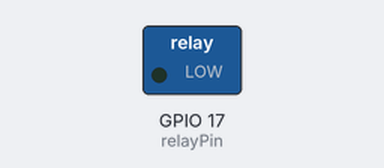
Bench run of a program on a simulated Raspberry Pi (BCM pin numbers). Parts: switched loads named in the program (green lamp = pin HIGH). Dashed ring = blinking. What the program prints to the terminal is not drawn.

Above: at 0.5 s.
Timing chart, 0 to 4.6 s (numbered marks = the images above):
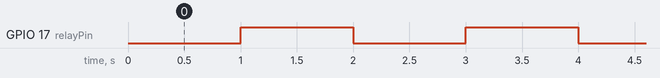

The program:

1.3.4_Relay.py
```python
#!/usr/bin/env python3

import RPi.GPIO as GPIO
import time

# Set GPIO17 as control pin
relayPin = 17

# Define a setup function for some setup
def setup():
    # Set the GPIO modes to BCM Numbering
    GPIO.setmode(GPIO.BCM)
    # Set relayPin's mode to output,
    # and initial level to High(3.3v)
    GPIO.setup(relayPin, GPIO.OUT, initial=GPIO.HIGH)

# Define a main function for main process
def main():
    while True:
        print ('Relay open...')
        # Tick
        GPIO.output(relayPin, GPIO.LOW)
        time.sleep(1)
        print ('...Relay close')
        # Tock
        GPIO.output(relayPin, GPIO.HIGH)
        time.sleep(1)

# Define a destroy function for clean up everything after
# the script finished
def destroy():
    # Turn off LED
    GPIO.output(relayPin, GPIO.HIGH)
    # Release resource
    GPIO.cleanup()

# If run this script directly, do:
if __name__ == '__main__':
    setup()
    try:
        main()
    # When 'Ctrl+C' is pressed, the child program
    # destroy() will be  executed.
    except KeyboardInterrupt:
        destroy()
```

Measured:
- by itself, GPIO 17 (relayPin): alternates HIGH for 1.0 s and LOW for 1.0 s
